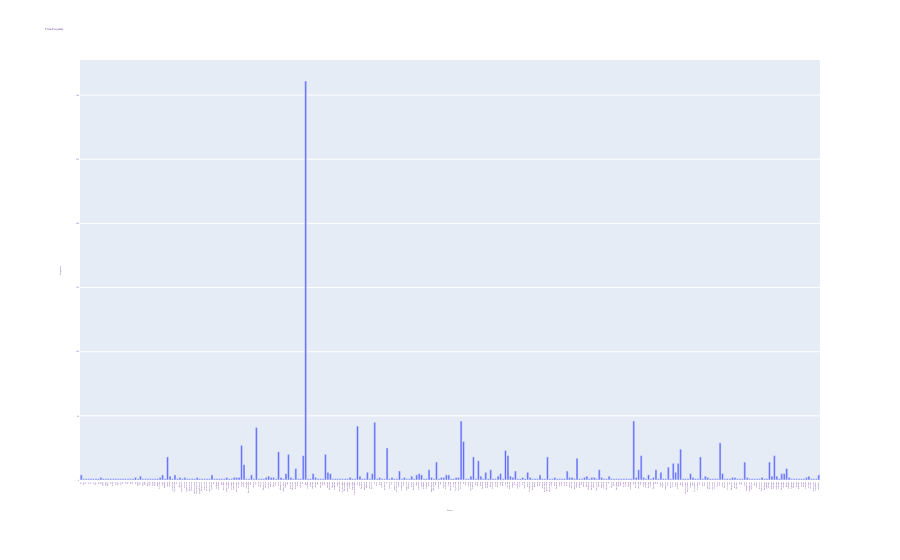

This figure's notebook cell:
### Markdown cell above
## Exercise 13
If you want a nicer interactive visualization here, I would encourage you try to install and use plotly to achieve this.

### Code cell
# Answer here

import plotly.express as px


term_frequencies = []
for j in range(0,X_counts.shape[1]): # iterate thru terms
    term_frequencies.append(sum(X_counts[:,j].toarray()))
term_frequencies = np.asarray(X_counts.sum(axis=0))[0]    
    
df = pd.DataFrame() 
df['term_name'] = count_vect.get_feature_names()[:300]
df['term_freq'] = term_frequencies[:300]
fig = px.bar(df, x='term_name', y='term_freq')

fig.update_layout(
    title = "Trem-Frequency",
    xaxis_title = "Terms",
    yaxis_title = "Frequency",
    legend_title = "Legend Title",
    font = dict(
        family = "Courier New, monospace",
        size = 2,
        color = "RebeccaPurple"
    )
)

fig.show()

### Figure 1 — Plotly figure (JSON) as saved in the notebook; plotly's stock layout.template omitted (floating-point values rounded to 4 significant figures; data arrays with more than 128 entries replaced by an {"elided": "..."} marker saying what was removed)
{"data": [{"alignmentgroup": "True", "hovertemplate": "term_name=%{x}<br>term_freq=%{y}<extra></extra>", "legendgroup": "", "marker": {"color": "#636efa", "pattern": {"shape": ""}}, "name": "", "offsetgroup": "", "orientation": "v", "showlegend": false, "textposition": "auto", "type": "bar", "x": {"elided": "300 str values"}, "xaxis": "x", "y": {"elided": "300 int values"}, "yaxis": "y"}], "layout": {"barmode": "relative", "font": {"color": "RebeccaPurple", "family": "Courier New, monospace", "size": 2}, "legend": {"title": {"text": "Legend Title"}, "tracegroupgap": 0}, "margin": {"t": 60}, "title": {"text": "Trem-Frequency"}, "xaxis": {"anchor": "y", "domain": [0, 1], "title": {"text": "Terms"}}, "yaxis": {"anchor": "x", "domain": [0, 1], "title": {"text": "Frequency"}}}}
